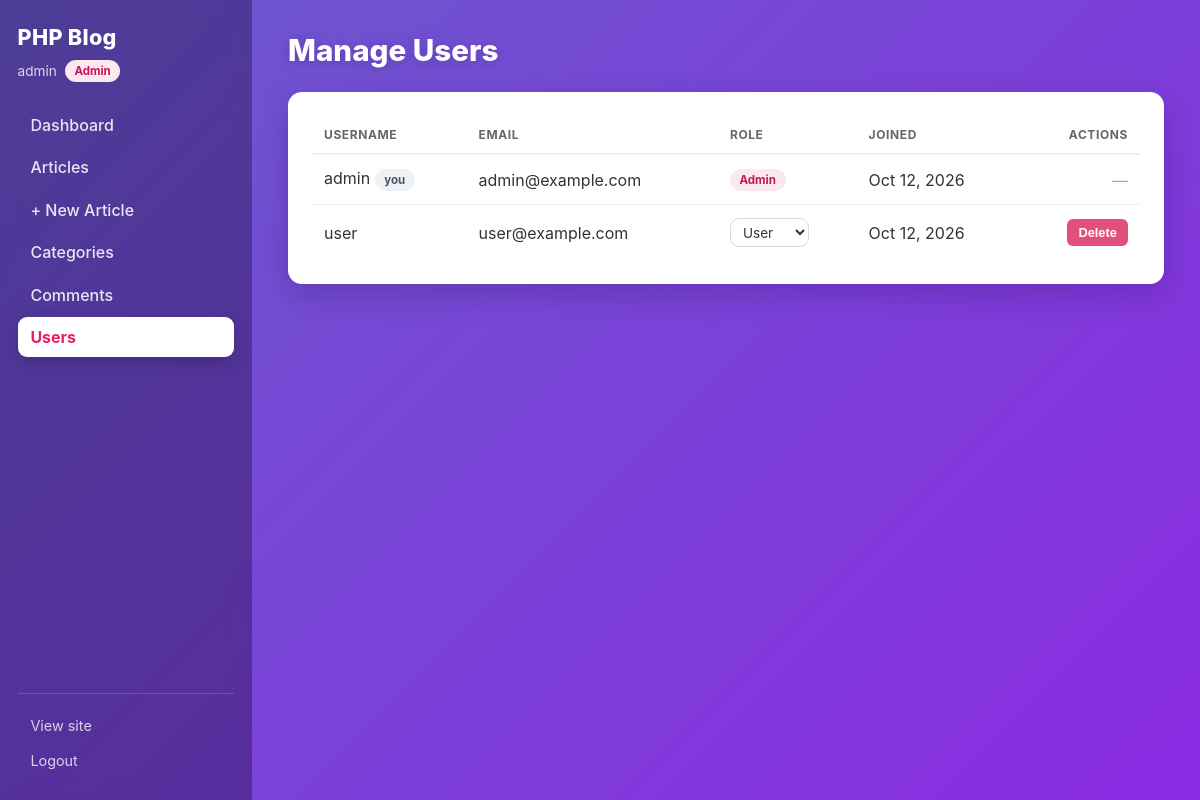
Page /admin/users (signed in) on the committed database.
### tables this page shows
CREATE TABLE users (
    id INT AUTO_INCREMENT PRIMARY KEY,
    username VARCHAR(50) NOT NULL UNIQUE,
    email VARCHAR(100) NOT NULL UNIQUE,
    password VARCHAR(255) NOT NULL,
    role ENUM('admin', 'user') DEFAULT 'user',
    created_at TIMESTAMP DEFAULT CURRENT_TIMESTAMP
);

### app/controllers/BaseController.php (called while the page is built, shortened)
<?php
class BaseController {
    protected function view($view, $data = []) {
        $file = __DIR__ . '/../views/' . $view . '.php';
        if (file_exists($file)) {
            extract($data);
            require_once $file;
        } else {
            throw new Exception("View file not found: " . $file);
        }
    }
    protected function model($model) {
        return new $model();
    }
    protected function isLoggedIn() {
        return isset($_SESSION['user_id']);
    }
    protected function isAdmin() {
        return isset($_SESSION['role']) && $_SESSION['role'] === 'admin';
    }
}

### app/controllers/AdminController.php (called while the page is built, shortened)
<?php
class AdminController extends BaseController {
    public function __construct() {
        $user = $this->model('User')->getById($_SESSION['user_id']);
    }
    public function users() {
        $this->view('admin/users', ['users' => $this->model('User')->getAll()]);
    }
}

### index.php (called while the page is built, shortened)
<?php
spl_autoload_register(function ($class) {
    $paths = [
        __DIR__ . '/app/controllers/',
        __DIR__ . '/app/models/',
    ];
    foreach ($paths as $path) {
        $file = $path . $class . '.php';
        if (file_exists($file)) {
            return;
        }
    }
});
class Router {
    public function __construct() {
        $url = $this->parseUrl();
        $method = 'index';
        $notFound = false;
        if (!empty($url[0]) && file_exists(__DIR__ . '/app/controllers/' . ucfirst($url[0]) . 'Controller.php')) {
            array_shift($url);
        } elseif (!empty($url[0])) {
            $notFound = true;
        }
        if ($notFound) {
            $controller = new HomeController();
            $method = 'notFound';
        } else {
            $controller = new $controllerName();
            if (!empty($url[0])) {
                if (method_exists($controller, $url[0])) {
                    $method = $url[0];
                    array_shift($url);
                } else {
                    $controller = new HomeController();
                    $method = 'notFound';
                    $url = [];
                }
            } elseif (!method_exists($controller, $method)) {
                $controller = new HomeController();
                $method = 'notFound';
            }
        }
        $params = array_values($url);
        call_user_func_array([$controller, $method], $params);
    }
    public function parseUrl() {
        if (isset($_GET['url'])) {
            return explode('/', filter_var(rtrim($_GET['url'], '/'), FILTER_SANITIZE_URL));
        }
        return [];
    }
}
$router = new Router();

### app/models/User.php (called while the page is built, shortened)
<?php
class User {
    private $conn;
    public function __construct() {
        $this->conn = Connection::getInstance()->getConnection();
    }
    public function getAll() {
        return $this->conn->query("SELECT id, username, email, role, created_at FROM users ORDER BY id")->fetchAll(PDO::FETCH_ASSOC);
    }
    public function getById($id) {
        $stmt = $this->conn->prepare("SELECT id, username, email, role, created_at FROM users WHERE id = ?");
        $stmt->execute([$id]);
        return $stmt->fetch(PDO::FETCH_ASSOC);
    }
}

### app/models/Connection.php (called while the page is built)
<?php
class Connection {
    private static $instance = null;
    private $conn;
    private function __construct() {
        try {
            $this->conn = new PDO(
                "mysql:host=" . DB_HOST . ";dbname=" . DB_NAME,
                DB_USER,
                DB_PASS,
                [
                    PDO::ATTR_ERRMODE            => PDO::ERRMODE_EXCEPTION,
                    PDO::ATTR_DEFAULT_FETCH_MODE => PDO::FETCH_ASSOC,
                    PDO::ATTR_EMULATE_PREPARES   => false,
                ]
            );
        } catch (PDOException $e) {
            throw new Exception("Connection failed: " . $e->getMessage());
        }
    }
    public static function getInstance() {
        if (!self::$instance) {
            self::$instance = new Connection();
        }
        return self::$instance;
    }
    public function getConnection() {
        return $this->conn;
    }
}
?>

### app/views/admin/users.php (the view, shortened to what this page needs)
<?php include 'includes/header.php'; ?>
<div class="page-head">
    <h1>Manage Users</h1>
</div>
<div class="panel">
    <?php if (empty($users)): ?>
        <p class="empty">No users yet.</p>
    <?php else: ?>
        <table class="data">
            <thead>
                <tr>
                    <th>Username</th>
                    <th>Email</th>
                    <th>Role</th>
                    <th>Joined</th>
                    <th class="right">Actions</th>
                </tr>
            </thead>
            <tbody>
                <?php foreach ($users as $u): ?>
                <?php $isMe = (int) $u['id'] === (int) $_SESSION['user_id']; ?>
                <tr>
                    <td>
                        <?php echo htmlspecialchars($u['username']); ?>
                        <?php if ($isMe): ?><span class="badge badge-user">you</span><?php endif; ?>
                    </td>
                    <td><?php echo htmlspecialchars($u['email']); ?></td>
                    <td>
                        <?php if ($isMe): ?>
                            <span class="badge badge-<?php echo htmlspecialchars($u['role']); ?>"><?php echo htmlspecialchars(ucfirst($u['role'])); ?></span>
                        <?php else: ?>
                            <form method="POST" action="/admin/update_user_role" class="inline">
                                <select name="role" class="select select-inline" onchange="this.form.submit()">
                                    <option value="user" <?php if ($u['role'] === 'user') echo 'selected'; ?>>User</option>
                                </select>
                            </form>
                        <?php endif; ?>
                    </td>
                    <td><?php echo date('M j, Y', strtotime($u['created_at'])); ?></td>
                    <td class="right actions">
                        <?php if ($isMe): ?>
                            <span class="muted">&mdash;</span>
                        <?php else: ?>
                            <form method="POST" action="/admin/delete_user/<?php echo $u['id']; ?>" class="inline" onsubmit="return confirm('Delete this user and all of their articles and comments?');">
                                <button type="submit" class="btn btn-danger btn-sm">Delete</button>
                            </form>
                        <?php endif; ?>
                    </td>
                </tr>
                <?php endforeach; ?>
            </tbody>
        </table>
    <?php endif; ?>
</div>
<?php include 'includes/footer.php'; ?>

### assets/css/style.css (style rules this page uses)
:root { --pink: #e91e63; --pink-dark: #c2185b; --slate: #4a5568; --slate-dark:#3d475a; --ink: #333333; --muted: #666666; --card-bg: #ffffff; --gradient: linear-gradient(135deg, #6a5acd 0%, #8a2be2 100%); }
* { box-sizing: border-box; }
html, body { margin: 0; padding: 0; }
body { min-height: 100vh; font-family: Inter, Roboto, "Helvetica Neue", Arial, sans-serif; background: var(--gradient) fixed; background-attachment: fixed; color: #ffffff; -webkit-font-smoothing: antialiased; }
.page-head { display: flex; justify-content: space-between; align-items: center; gap: 1rem; flex-wrap: wrap; margin-bottom: 1.5rem; }
.page-head h1 { margin: 0; color: #fff; font-size: 1.85rem; font-weight: 800; text-shadow: 0 2px 14px rgba(0, 0, 0, .2); }
.panel { background: #fff; border-radius: 14px; padding: 1.5rem; box-shadow: 0 10px 30px rgba(30, 10, 60, .22); color: var(--ink); margin-bottom: 1.75rem; }
table.data { width: 100%; border-collapse: collapse; }
table.data th { text-align: left; font-size: .75rem; text-transform: uppercase; letter-spacing: .6px; color: var(--muted); padding: .7rem .75rem; border-bottom: 2px solid #f0edf6; white-space: nowrap; }
table.data td { padding: .8rem .75rem; border-bottom: 1px solid #f2f0f7; vertical-align: middle; color: var(--ink); }
table.data tbody tr:last-child td { border-bottom: none; }
table.data td.right, table.data th.right { text-align: right; }
.actions { white-space: nowrap; }
.actions .btn { margin-left: .35rem; }
form.inline { display: inline; }
.muted { color: #aab; }
.badge { display: inline-block; padding: .18rem .6rem; border-radius: 999px; font-size: .72rem; font-weight: 700; line-height: 1.4; }
.badge-admin { background: #fde8ef; color: var(--pink-dark); }
.badge-user { background: #eef1f6; color: var(--slate); }
.btn { display: inline-block; border: none; border-radius: 8px; padding: .62rem 1.1rem; font-size: .92rem; font-weight: 600; cursor: pointer; text-decoration: none; transition: background .15s, color .15s; }
.btn-danger { background: #e0507a; color: #fff; }
.btn-sm { padding: .38rem .7rem; font-size: .8rem; border-radius: 6px; }
.input, .textarea, .select { width: 100%; border: 1px solid #dcd7e6; border-radius: 9px; padding: .7rem .8rem; font-size: 1rem; font-family: inherit; color: var(--ink); background: #fff; }
.select-inline { width: auto; padding: .3rem .5rem; font-size: .85rem; display: inline-block; }

### rows in the picture
users: username "admin", shows "you", email "admin@example.com", role "Admin", created_at "Oct 12, 2026"
users: username "user", email "user@example.com", role "User", created_at "Oct 12, 2026"

### other values in the picture
$_SESSION['username'] "admin"
$_SESSION['role'] "Admin"
